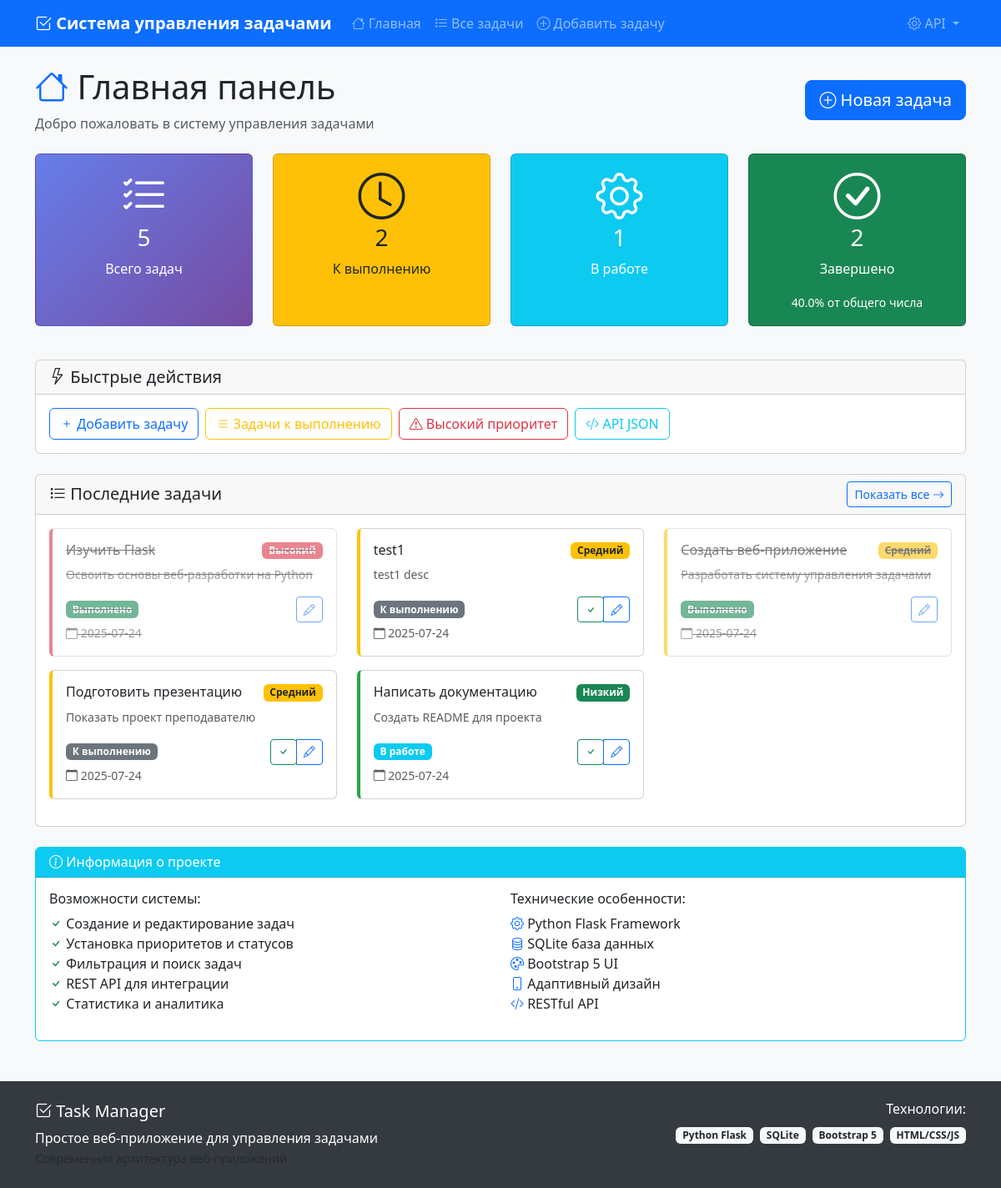
The page / on the database its author committed.
### tables this page shows
CREATE TABLE tasks (
            id INTEGER PRIMARY KEY AUTOINCREMENT,
            title TEXT NOT NULL,
            description TEXT,
            priority TEXT DEFAULT 'medium',
            status TEXT DEFAULT 'todo',
            created_at TIMESTAMP DEFAULT CURRENT_TIMESTAMP,
            completed_at TIMESTAMP
        );

### app.py (the view)
@app.route('/')
def index():
    conn = get_db_connection()
    tasks = conn.execute('''
        SELECT * FROM tasks
        ORDER BY
            CASE
                WHEN priority = 'high' THEN 1
                WHEN priority = 'medium' THEN 2
                WHEN priority = 'low' THEN 3
            END,
            created_at DESC
    ''').fetchall()
    conn.close()
    total_tasks = len(tasks)
    completed_tasks = len([t for t in tasks if t['status'] == 'done'])
    todo_tasks = len([t for t in tasks if t['status'] == 'todo'])
    in_progress_tasks = len([t for t in tasks if t['status'] == 'in_progress'])
    stats = {
        'total': total_tasks,
        'completed': completed_tasks,
        'todo': todo_tasks,
        'in_progress': in_progress_tasks,
        'completion_rate': round((completed_tasks / total_tasks * 100) if total_tasks > 0 else 0, 1)
    }
    return render_template('index.html', tasks=tasks, stats=stats)

### app.py (called while the page is built)
def get_db_connection():
    conn = sqlite3.connect(DATABASE)
    conn.row_factory = sqlite3.Row  # Позволяет обращаться к столбцам по имени
    return conn

### templates/index.html (shortened to what this page needs)
{% extends "base.html" %}
{% block content %}
<div class="row">
    <div class="col-12">
        <div class="d-flex justify-content-between align-items-center mb-4">
            <div>
                <h1><i class="bi bi-house text-primary"></i> Главная панель</h1>
                <p class="text-muted mb-0">Добро пожаловать в систему управления задачами</p>
            </div>
            <div>
                <a href="{{ url_for('add_task') }}" class="btn btn-primary btn-lg">
                    <i class="bi bi-plus-circle"></i> Новая задача
                </a>
            </div>
        </div>
    </div>
</div>
<div class="row mb-4">
    <div class="col-md-3 mb-3">
        <div class="card stats-card h-100">
            <div class="card-body text-center">
                <i class="bi bi-list-check display-4 mb-2"></i>
                <h3 class="card-title">{{ stats.total }}</h3>
                <p class="card-text">Всего задач</p>
            </div>
        </div>
    </div>
    <div class="col-md-3 mb-3">
        <div class="card bg-warning text-dark h-100">
            <div class="card-body text-center">
                <i class="bi bi-clock display-4 mb-2"></i>
                <h3 class="card-title">{{ stats.todo }}</h3>
                <p class="card-text">К выполнению</p>
            </div>
        </div>
    </div>
    <div class="col-md-3 mb-3">
        <div class="card bg-info text-white h-100">
            <div class="card-body text-center">
                <i class="bi bi-gear display-4 mb-2"></i>
                <h3 class="card-title">{{ stats.in_progress }}</h3>
                <p class="card-text">В работе</p>
            </div>
        </div>
    </div>
    <div class="col-md-3 mb-3">
        <div class="card bg-success text-white h-100">
            <div class="card-body text-center">
                <i class="bi bi-check-circle display-4 mb-2"></i>
                <h3 class="card-title">{{ stats.completed }}</h3>
                <p class="card-text">Завершено</p>
                <small>{{ stats.completion_rate }}% от общего числа</small>
            </div>
        </div>
    </div>
</div>
<div class="row mb-4">
    <div class="col-12">
        <div class="card">
            <div class="card-header">
                <h5 class="mb-0"><i class="bi bi-lightning"></i> Быстрые действия</h5>
            </div>
            <div class="card-body">
                <div class="d-flex flex-wrap gap-2">
                    <a href="{{ url_for('add_task') }}" class="btn btn-outline-primary">
                        <i class="bi bi-plus"></i> Добавить задачу
                    </a>
                    <a href="{{ url_for('tasks') }}?status=todo" class="btn btn-outline-warning">
                        <i class="bi bi-list"></i> Задачи к выполнению
                    </a>
                    <a href="{{ url_for('tasks') }}?priority=high" class="btn btn-outline-danger">
                        <i class="bi bi-exclamation-triangle"></i> Высокий приоритет
                    </a>
                    <a href="/api/tasks" target="_blank" class="btn btn-outline-info">
                        <i class="bi bi-code-slash"></i> API JSON
                    </a>
                </div>
            </div>
        </div>
    </div>
</div>
<div class="row">
    <div class="col-12">
        <div class="card">
            <div class="card-header d-flex justify-content-between align-items-center">
                <h5 class="mb-0"><i class="bi bi-list-task"></i> Последние задачи</h5>
                <a href="{{ url_for('tasks') }}" class="btn btn-sm btn-outline-primary">
                    Показать все <i class="bi bi-arrow-right"></i>
                </a>
            </div>
            <div class="card-body">
                {% if tasks %}
                    <div class="row">
                        {% for task in tasks[:6] %}
                        <div class="col-md-6 col-lg-4 mb-3">
                            <div class="card card-hover priority-{{ task.priority }} {{ 'status-done' if task.status == 'done' else '' }}">
                                <div class="card-body">
                                    <div class="d-flex justify-content-between align-items-start mb-2">
                                        <h6 class="card-title mb-0">{{ task.title }}</h6>
                                        {% if task.priority == 'high' %}
                                            <span class="badge bg-danger">Высокий</span>
                                        {% elif task.priority == 'medium' %}
                                            <span class="badge bg-warning text-dark">Средний</span>
                                        {% else %}
                                            <span class="badge bg-success">Низкий</span>
                                        {% endif %}
                                    </div>
                                    {% if task.description %}
                                        <p class="card-text small text-muted">
                                            {{ task.description[:50] }}{% if task.description|length > 50 %}...{% endif %}
                                        </p>
                                    {% endif %}
                                    <div class="d-flex justify-content-between align-items-center">
                                        {% if task.status == 'todo' %}
                                            <span class="badge bg-secondary">К выполнению</span>
                                        {% elif task.status == 'in_progress' %}
                                            <span class="badge bg-info">В работе</span>
                                        {% elif task.status == 'done' %}
                                            <span class="badge bg-success">Выполнено</span>
                                        {% endif %}
                                        <div class="btn-group btn-group-sm">
                                            {% if task.status != 'done' %}
                                                <form method="POST" action="{{ url_for('toggle_task', task_id=task.id) }}" style="display: inline;">
                                                    <button type="submit" class="btn btn-outline-success btn-sm" title="Отметить как выполненную">
                                                        <i class="bi bi-check"></i>
                                                    </button>
                                                </form>
                                            {% endif %}
                                            <a href="{{ url_for('edit_task', task_id=task.id) }}" class="btn btn-outline-primary btn-sm" title="Редактировать">
                                                <i class="bi bi-pencil"></i>
                                            </a>
                                        </div>
                                    </div>
                                    <small class="text-muted">
                                        <i class="bi bi-calendar"></i> {{ task.created_at[:10] }}
                                    </small>
                                </div>
                            </div>
                        </div>
                        {% endfor %}
                    </div>
                {% endif %}
            </div>
        </div>
    </div>
</div>
<div class="row mt-4">
    <div class="col-12">
        <div class="card border-info">
            <div class="card-header bg-info text-white">
                <h6 class="mb-0"><i class="bi bi-info-circle"></i> Информация о проекте</h6>
            </div>
            <div class="card-body">
                <div class="row">
                    <div class="col-md-6">
                        <h6>Возможности системы:</h6>
                        <ul class="list-unstyled">
                            <li><i class="bi bi-check text-success"></i> Создание и редактирование задач</li>
                            <li><i class="bi bi-check text-success"></i> Установка приоритетов и статусов</li>
                            <li><i class="bi bi-check text-success"></i> Фильтрация и поиск задач</li>
                            <li><i class="bi bi-check text-success"></i> REST API для интеграции</li>
                            <li><i class="bi bi-check text-success"></i> Статистика и аналитика</li>
                        </ul>
                    </div>
                    <div class="col-md-6">
                        <h6>Технические особенности:</h6>
                        <ul class="list-unstyled">
                            <li><i class="bi bi-gear text-primary"></i> Python Flask Framework</li>
                            <li><i class="bi bi-database text-primary"></i> SQLite база данных</li>
                            <li><i class="bi bi-palette text-primary"></i> Bootstrap 5 UI</li>
                            <li><i class="bi bi-phone text-primary"></i> Адаптивный дизайн</li>
                            <li><i class="bi bi-code-slash text-primary"></i> RESTful API</li>
                        </ul>
                    </div>
                </div>
            </div>
        </div>
    </div>
</div>
{% endblock %}

### templates/base.html (shortened to what this page needs)
<!DOCTYPE html>
<html lang="ru">
<head>
    <link href="https://cdn.jsdelivr.net/npm/bootstrap@5.3.0/dist/css/bootstrap.min.css" rel="stylesheet">
    <link href="https://cdn.jsdelivr.net/npm/bootstrap-icons@1.11.0/font/bootstrap-icons.css" rel="stylesheet">
</head>
<body>
    <nav class="navbar navbar-expand-lg navbar-dark bg-primary">
        <div class="container">
            <a class="navbar-brand" href="{{ url_for('index') }}">
                <i class="bi bi-check2-square"></i>
                Система управления задачами
            </a>
            <div class="collapse navbar-collapse" id="navbarNav">
                <ul class="navbar-nav me-auto">
                    <li class="nav-item">
                        <a class="nav-link" href="{{ url_for('index') }}">
                            <i class="bi bi-house"></i> Главная
                        </a>
                    </li>
                    <li class="nav-item">
                        <a class="nav-link" href="{{ url_for('tasks') }}">
                            <i class="bi bi-list-task"></i> Все задачи
                        </a>
                    </li>
                    <li class="nav-item">
                        <a class="nav-link" href="{{ url_for('add_task') }}">
                            <i class="bi bi-plus-circle"></i> Добавить задачу
                        </a>
                    </li>
                </ul>
                <ul class="navbar-nav">
                    <li class="nav-item dropdown">
                        <a class="nav-link dropdown-toggle" href="#" role="button" data-bs-toggle="dropdown">
                            <i class="bi bi-gear"></i> API
                        </a>
                    </li>
                </ul>
            </div>
        </div>
    </nav>
    <main class="container mt-4">
        {% block content %}{% endblock %}
    </main>
    <footer class="footer mt-5 py-4">
        <div class="container">
            <div class="row">
                <div class="col-md-6">
                    <h5><i class="bi bi-check2-square"></i> Task Manager</h5>
                    <p class="mb-0">Простое веб-приложение для управления задачами</p>
                    <small class="text-muted">Современная архитектура веб-приложений</small>
                </div>
                <div class="col-md-6 text-md-end">
                    <h6>Технологии:</h6>
                    <span class="badge bg-light text-dark me-1">Python Flask</span>
                    <span class="badge bg-light text-dark me-1">SQLite</span>
                    <span class="badge bg-light text-dark me-1">Bootstrap 5</span>
                    <span class="badge bg-light text-dark">HTML/CSS/JS</span>
                </div>
            </div>
        </div>
    </footer>
</body>
</html>

### templates/base.html (style rules this page uses)
body { background-color: #f8f9fa; }
.navbar-brand { font-weight: bold; }
.priority-high { border-left: 4px solid #dc3545; }
.priority-medium { border-left: 4px solid #ffc107; }
.priority-low { border-left: 4px solid #28a745; }
.status-done { opacity: 0.6; text-decoration: line-through; }
.stats-card { background: linear-gradient(135deg, #667eea 0%, #764ba2 100%); color: white; }
.footer { background-color: #343a40; color: white; margin-top: 50px; }

### rows shown on the page
tasks: title "Изучить Flask", priority "Высокий", description "Освоить основы веб-разработки на Python", status "Выполнено", created_at "2025-07-24"
tasks: title "test1", priority "Средний", description "test1 desc", status "К выполнению", created_at "2025-07-24"
tasks: title "Создать веб-приложение", priority "Средний", description "Разработать систему управления задачами", status "Выполнено", created_at "2025-07-24"
tasks: title "Подготовить презентацию", priority "Средний", description "Показать проект преподавателю", status "К выполнению", created_at "2025-07-24"
tasks: title "Написать документацию", priority "Низкий", description "Создать README для проекта", status "В работе", created_at "2025-07-24"

### other values the page prints
{{ stats.total }} "5"
{{ stats.todo }} "2"
{{ stats.in_progress }} "1"
{{ stats.completed }} "2"
{{ stats.completion_rate }} "40.0"
